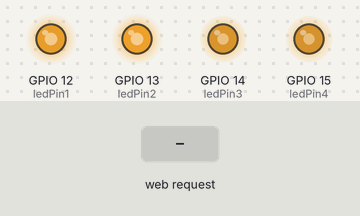
Bench run of a sketch on a simulated ESP8266 (NodeMCU). Parts: output pins drawn as LEDs (lit = HIGH). The inputs (shaded band) are chosen by the test bench. Random numbers use the default seed unless the sketch sets one; what the sketch prints to the serial monitor is not drawn.

Above: at 1.26 s.
1.3 s: HTTP request GET /main/off received
At 1.6 s:
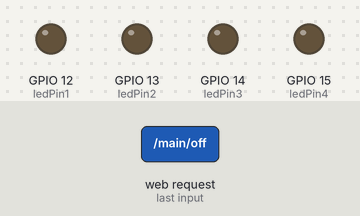
2.8 s: HTTP request GET /main/on received
At 6.06 s:
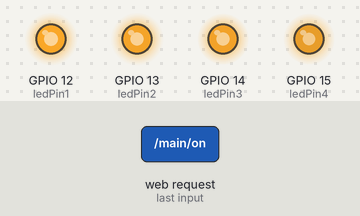
Timing chart, 0 to 17.8 s (numbered marks = the images above; inputs shaded):
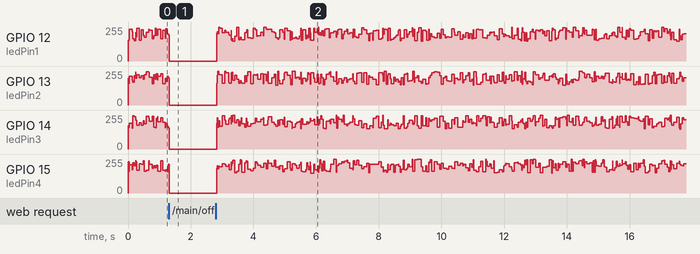

The sketch:

fire.ino
```cpp
#include <ESP8266WiFi.h>
#include <ESP8266WebServer.h>


void handleRoot();
void handleMainOff();
void handleMainOn();


ESP8266WebServer server(80);    // Create a webserver object that listens for HTTP request on port 80

// constants won't change. Used here to set a pin number:
const int ledPin1 =  12;// the number of the LED pin main light
const int ledPin2 =  13;// the number of the LED pin
const int ledPin3 =  14;// the number of the LED pin
const int ledPin4 =  15;// the number of the LED pin

const char* ssid     = "hobbit-control";
const char* password = "2bechanged";


// constants won't change:
const long delaytime = 100;           // interval at which to blink (milliseconds)

int mainLight = 1;

void setup() {
  // set the digital pin as output:
pinMode(ledPin1, OUTPUT);
pinMode(ledPin2, OUTPUT);
pinMode(ledPin3, OUTPUT);
pinMode(ledPin4, OUTPUT);
Serial.begin(115200);
  Serial.println();

  Serial.print("Setting AP (Access Point)…");
  // Remove the password parameter, if you want the AP (Access Point) to be open

  IPAddress local_IP(10,10,18,1);
  IPAddress gateway(10,10,18,1);
  IPAddress subnet(255,255,255,0);
  Serial.print("Setting soft-AP configuration ... ");
  Serial.println(WiFi.softAPConfig(local_IP, gateway, subnet) ? "Ready" : "Failed!");

  Serial.print("Setting soft-AP ... ");
  Serial.println(WiFi.softAP(ssid, password) ? "Ready" : "Failed!");

  Serial.print("Soft-AP IP address = ");
  Serial.println(WiFi.softAPIP());
                // Call the 'handleRoot' function when a client requests URI "/"
  server.begin();                           // Actually start the server
  Serial.println("HTTP server started");
  server.on("/main/on", handleMainOn);               // Call the 'handleRoot' function when a client requests URI "/"
  server.on("/main/off", handleMainOff);               // Call the 'handleRoot' function when a client requests URI "/"
  server.on("/", handleRoot);
}

void loop() {
if (mainLight == 1) {
analogWrite(ledPin1, random(105)+150);
analogWrite(ledPin2, random(105)+150);
analogWrite(ledPin3, random(105)+150);
analogWrite(ledPin4, random(105)+150);
} else {
  analogWrite(ledPin1, 0);
  analogWrite(ledPin2, 0);
analogWrite(ledPin3, 0);
analogWrite(ledPin4, 0);

}

delay(random(delaytime));
server.handleClient();
}

void handleRoot() {

  //server.send(200, "text/html", "<p>Try 'John Doe' and 'password123' ...</p><p><form action=\"/main/off\" method=\"GET\"><input type=\"submit\" value=\"Off\"></form><form action=\"/main/on\" method=\"GET\"><input type=\"submit\" value=\"On\"></form></p>");
  server.send(200, "text/html", "<h1>The Hobbit book nook</h1><h2>Fackeln</h2><p style=\"width:100%;\"><button  style=\"width:100%; height:5em; font-size:40pt; font-weight:900; background-color:red;\" onclick=\"window.location.href='/main/off'\">Off</button></p><p><button  style=\"width:100%; height:5em; font-size:40pt; font-weight:900; background-color:green;\" onclick=\"window.location.href='/main/on'\">On</button></p>");

}
void handleMainOff() {
  mainLight = 0;
  Serial.print("Main off");
  server.sendHeader("Location", "/",true);   //Redirect to our html web page
  server.send(302, "text/plane","");
}
void handleMainOn() {
  mainLight = 1;
  Serial.print("Main off");
  server.sendHeader("Location", "/",true);   //Redirect to our html web page
  server.send(302, "text/plane","");
}
```
